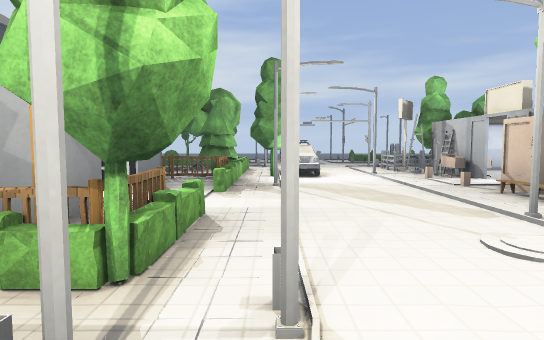
view 1 (above)

24 first-person views from a walk through a Godot game level. The camera is 1.3 m above the floor, tilts 4° down and sees 75° across. Doors that lead somewhere are drawn open, without their leaves. The floor is counted in squares, 2 m on a side. Each view is taken from the middle of a square. On the plan, view 1 faces up. The plan holds only what a view shows up to about 10 squares ahead; the rest is blank. The place goes on beyond the plan. Surface patterns are stand-ins for the level's own textures.

view 2
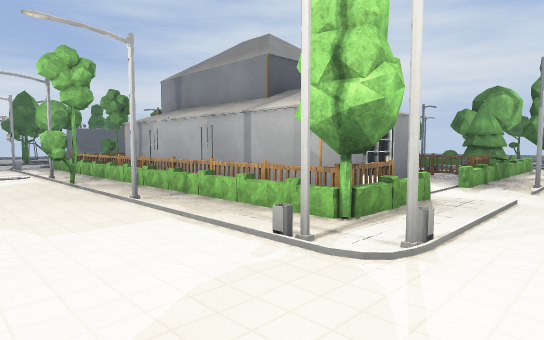

view 3
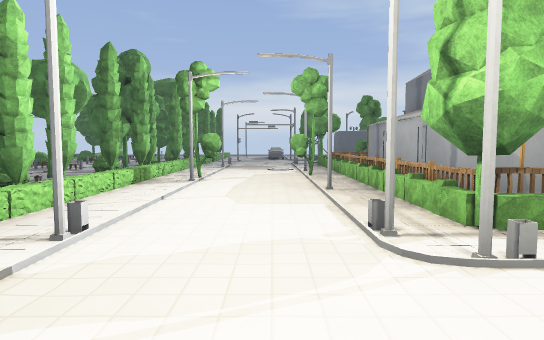

view 4
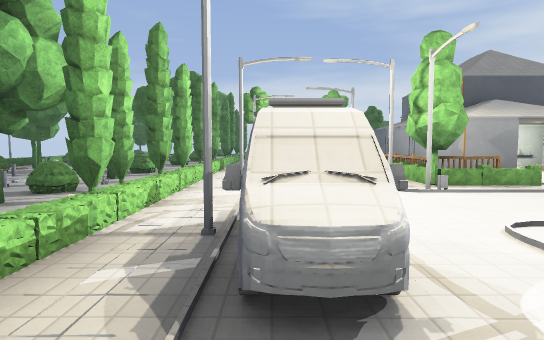

view 5
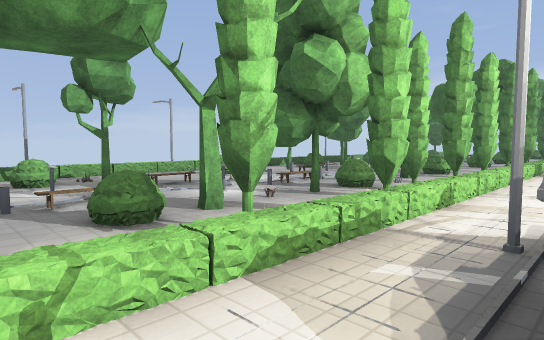

view 6
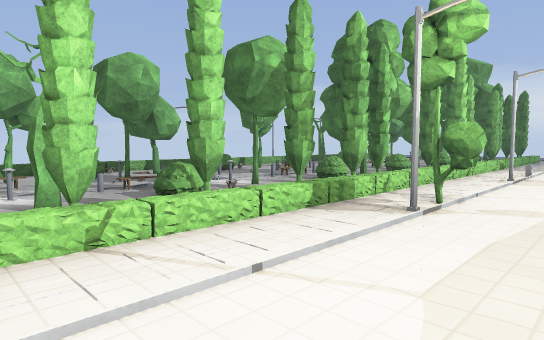

view 7
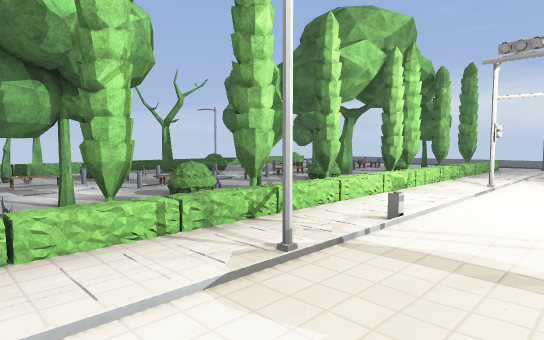

view 8
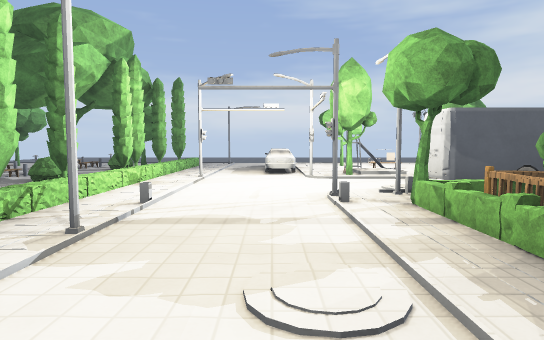

view 9
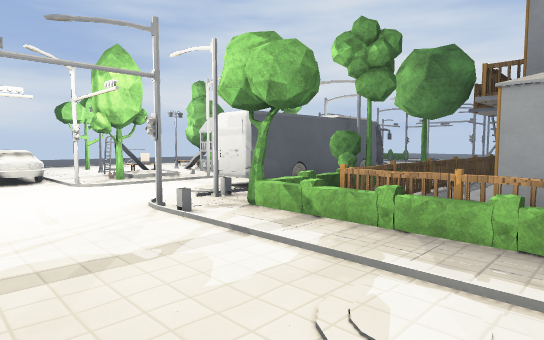

view 10
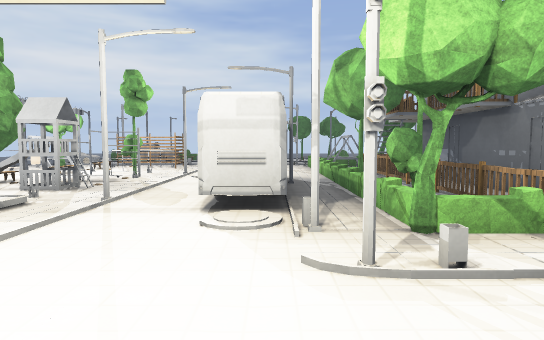

view 11
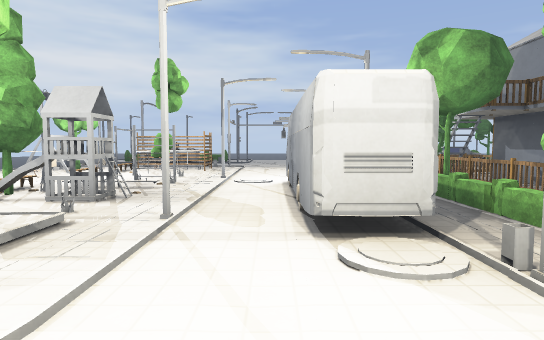

view 12
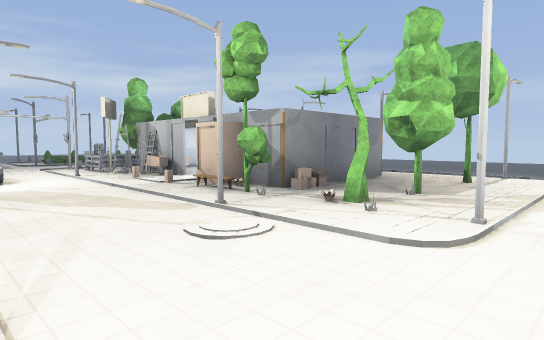

view 13
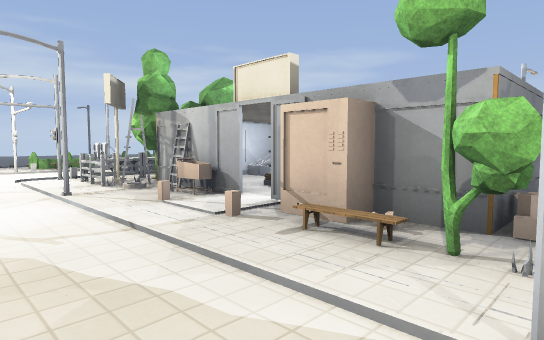

view 14
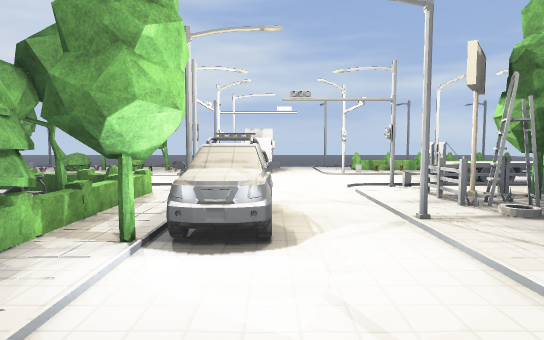

view 15
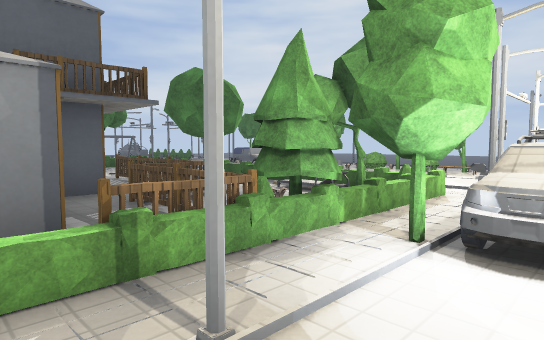

view 16
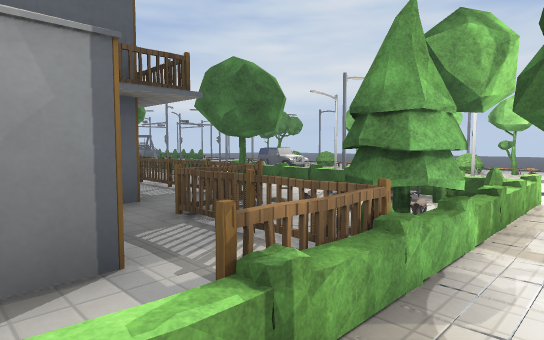

view 17
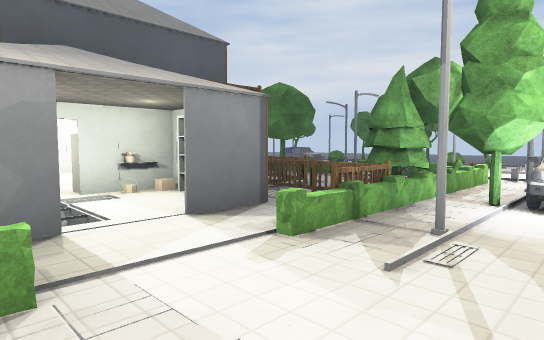

view 18
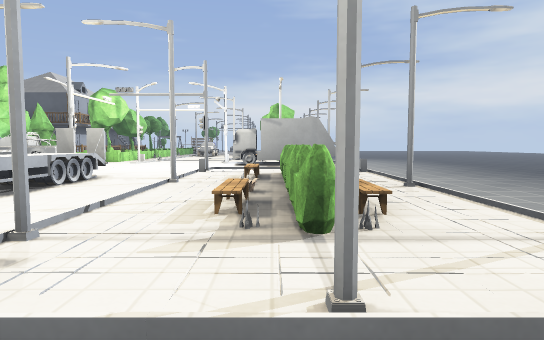

view 19
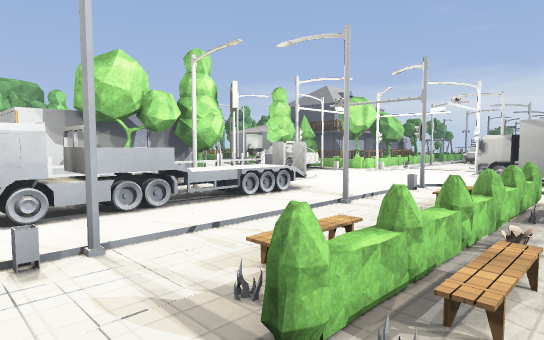

view 20
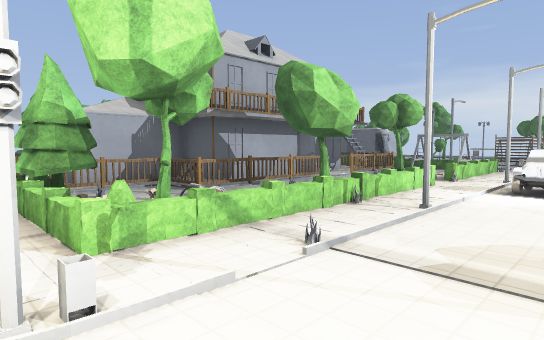

view 21
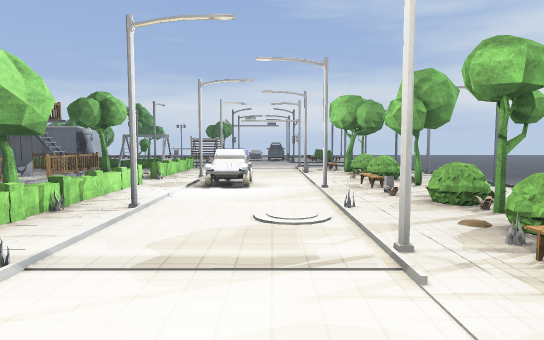

view 22
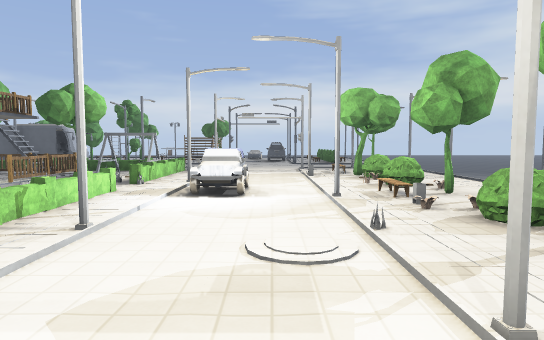

view 23
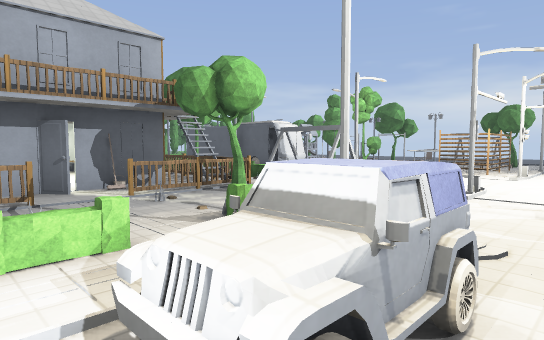

view 24
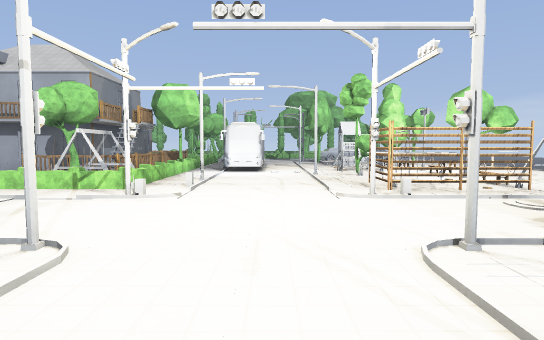

### Floor plan
Key: @ floor where view 1 was taken; # wall or solid block; x gap in a wall; . main floor; : floor 0.25 m higher than the main floor; - floor 0.25 m lower than the main floor; / step, stairs or slope; D door; = window, fence, low wall or low ledge; ^ raised ledge; T tree; B bush; E beam; F fence; N tent; R fridge; O other object.
Columns run from 16 left of view 1 to 9 right of it. Each row starts with its distance up from view 1.
 15     . #          #.....//
 14     ..TTBBT#BTT.##.BBBBB#-
 13   .....#####. #.##.....##
 12   ....................../
 11 #..#..#.. N.#...#..#^^^
 10 OFF...BBO#BBBB.B...=##^=
  9 /=F...O# ..T#.TB^^.^T T^
  8 /==...OOOEEOOO:BTx.####
  7  #T#..OOOO##EEEET.. ##
  6  ##..DOO#    ##B#...#
  5  ##..#OO#    R#B... #
  4 ###..DBO     //B...T###O#
  3 ...#.#BE#     #O...TO....
  2 ##T..#BFBOOOOFBFB...TT.T#
  1 ==.#...B.#T.F..#...#...//
  0 ===.............@..D.
 -1 ...........T .....#D..
 -2 .  #...# ..# ...#.T x
 -3 TTTT.TTTT.TTTTT.TTTT
 -4 BBT.BTBBTB.T=BT.BTTTBT
 -5 #=T.....T .=..= .T#...
 -6 ==#=..=..=.#==##.  ..
 -7   .... .... TOT....T.
 -8   O.BTOTTOOT.O. O. /B
 -9            ///  /////
-10                    #

Positions as (right, up) in squares from view 1, and headings:
1: (0, 0), facing up
2: (1, -1), facing up-left
3: (2, 0), facing left
4: (5, -1), facing left
5: (5, -1), facing down-left
6: (-1, 0), facing down-left
7: (-7, 0), facing down-left
8: (-6, 0), facing left
9: (-7, -1), facing up-left
10: (-11, -1), facing up
11: (-12, 0), facing up
12: (0, 0), facing up-right
13: (1, 3), facing up-right
14: (1, 5), facing up
15: (1, 5), facing up-left
16: (0, 5), facing up-left
17: (1, 3), facing up-left
18: (9, 14), facing left
19: (8, 15), facing down-left
20: (0, 12), facing down-left
21: (0, 12), facing left
22: (-1, 12), facing left
23: (-5, 12), facing down-left
24: (-12, 15), facing down
